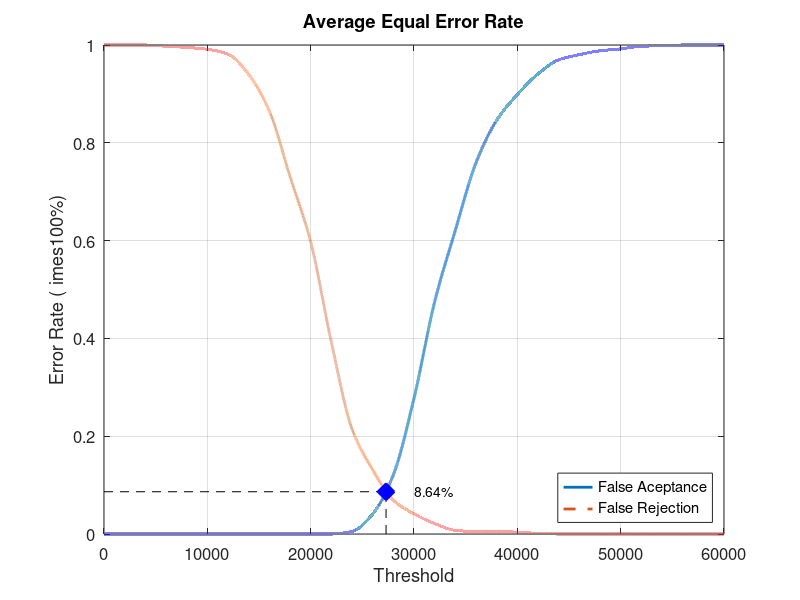
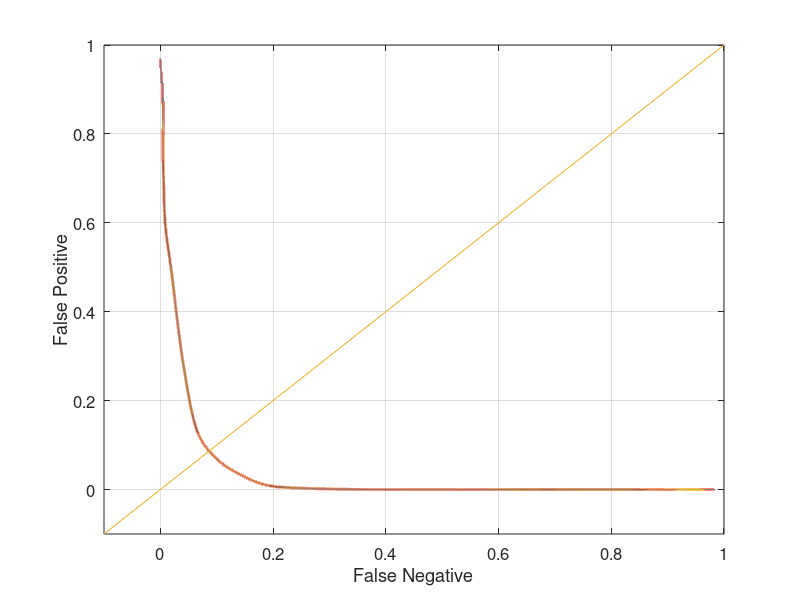

Recreate these plots in MATLAB, in order.
close all;
clear;
clc;
x = 0:2000:60000;
xq = 0:0.5:60000;

y0 = [0 0 0 0 0 0 0 0 0 0 0 0 0.00526316 0.0407895 0.121053 0.277632 0.475 0.621053 0.759211 0.846053 0.898684 0.940789 0.969737 0.980263 0.988158 0.992105 0.997368 0.998684 1 1 1]
yy0 = interp1(x, y0, xq, 'pchip');
y1 = [1 1 1 0.9975 0.995 0.99125 0.98125 0.94 0.865 0.73125 0.5975 0.3925 0.215 0.13125 0.06875 0.04125 0.02125 0.0075 0.005 0.005 0.00375 0.00125 0 0 0 0 0 0 0 0 0]
yy1 = interp1(x, y1, xq, 'pchip');

% Calculating EER: 
y2 = abs(y0 - y1);
find(y2 == min(y2))
yy2 = abs(yy0 - yy1);
xEER = find(yy2 == min(yy2));
xEERIndex = xq(xEER) % X-axis EER
yEER = yy0(xEER) % Y-axis EER

main = figure
plot(xq, yy0,'-','LineWidth', 2);	hold on
plot(xq, yy1,'--','LineWidth', 2);	hold on
plot([xEERIndex xEERIndex], [0 yEER], 'k--');	hold on
plot([0 xEERIndex], [yEER yEER], 'k--');	hold on
plot(xEERIndex, yEER, 'bx', 'LineWidth', 10);	hold on
text(xEERIndex + 10 * xEERIndex / 100, yEER, [num2str(round((10000 * yEER)) / 100) '%'])
legend('False Aceptance', 'False Rejection', 'Location', 'SouthEast')
xlabel('Threshold')
ylabel('Error Rate (	imes100%)')
title('Average Equal Error Rate')
set(gca, 'FontSize', 12)
axis([0 60000 0 1])
grid on

print(main, 'Experiment5AverageMain', '-dpng');
FNRxFPR = figure('Color', [1 1 1]);
plot(yy1, yy0, '-', yy1, yy0, 'LineWidth', 2);
hold on
y = -0.1:0.1:1
plot(y, y); 
set(gca, 'FontSize', 12)
xlabel('False Negative')
ylabel('False Positive')
axis([-0.1 1 -0.1 1])
set(gca, 'FontSize', 12)
grid on

print(FNRxFPR, 'Experiment5AverageFNRxFPR','-dpng');
